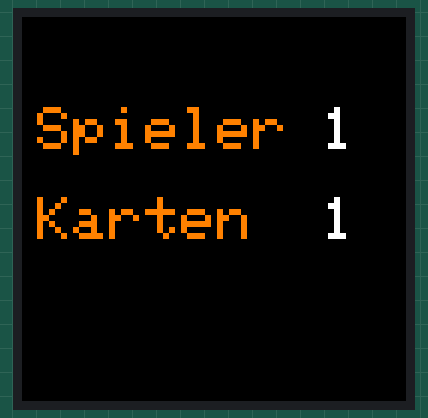
The sketch below on a simulated Arduino Uno, built with avr-gcc and run on an emulated ATmega328P. Parts: 128×128 colour display.

Above: at 0.2 s.

The sketch:

CardDealerOS.ino
```cpp
#include <SPI.h>
#include <Adafruit_GFX.h>    // Core graphics library
#include <Adafruit_ST7735.h> // Hardware-specific library

#define TFT_CS        10
#define TFT_RST        7 // Or set to -1 and connect to Arduino RESET pin
#define TFT_DC         9

Adafruit_ST7735 tft = Adafruit_ST7735(TFT_CS, TFT_DC, TFT_RST);

void setup(void) {
  tft.initR(INITR_144GREENTAB); // Init ST7735R chip, green tab
  //tft.fillScreen(ST77XX_BLACK);
  tft.setRotation(1); // set display orientation
}

/* POTIES */
int getPlayers() {
  return 1;
}

int getCards() {
  return 1;
}

/* DISPLAY */
void setDisplayText(int players, int cards) {
  tft.fillScreen(ST77XX_BLACK);
  print_text(5, 30, "Spieler", 2, ST77XX_ORANGE);
  print_text(100, 30, "1", 2, ST77XX_WHITE);

  print_text(5, 60, "Karten", 2, ST77XX_ORANGE);
  print_text(100, 60, "1", 2, ST77XX_WHITE);
}

void print_text(byte x_pos, byte y_pos, char *text, byte text_size, uint16_t color) {
  tft.setCursor(x_pos, y_pos);
  tft.setTextSize(text_size);
  tft.setTextColor(color);
  tft.setTextWrap(true);
  tft.print(text);
}

/* STEPPER MOTOR: Base rotation */

/* DC MOTOR: Card output */
void outputCard() {

}

/* DOMAIN LOGIC */


void loop() {

  setDisplayText(getPlayers(), getCards());

  delay(5000);

}
```
